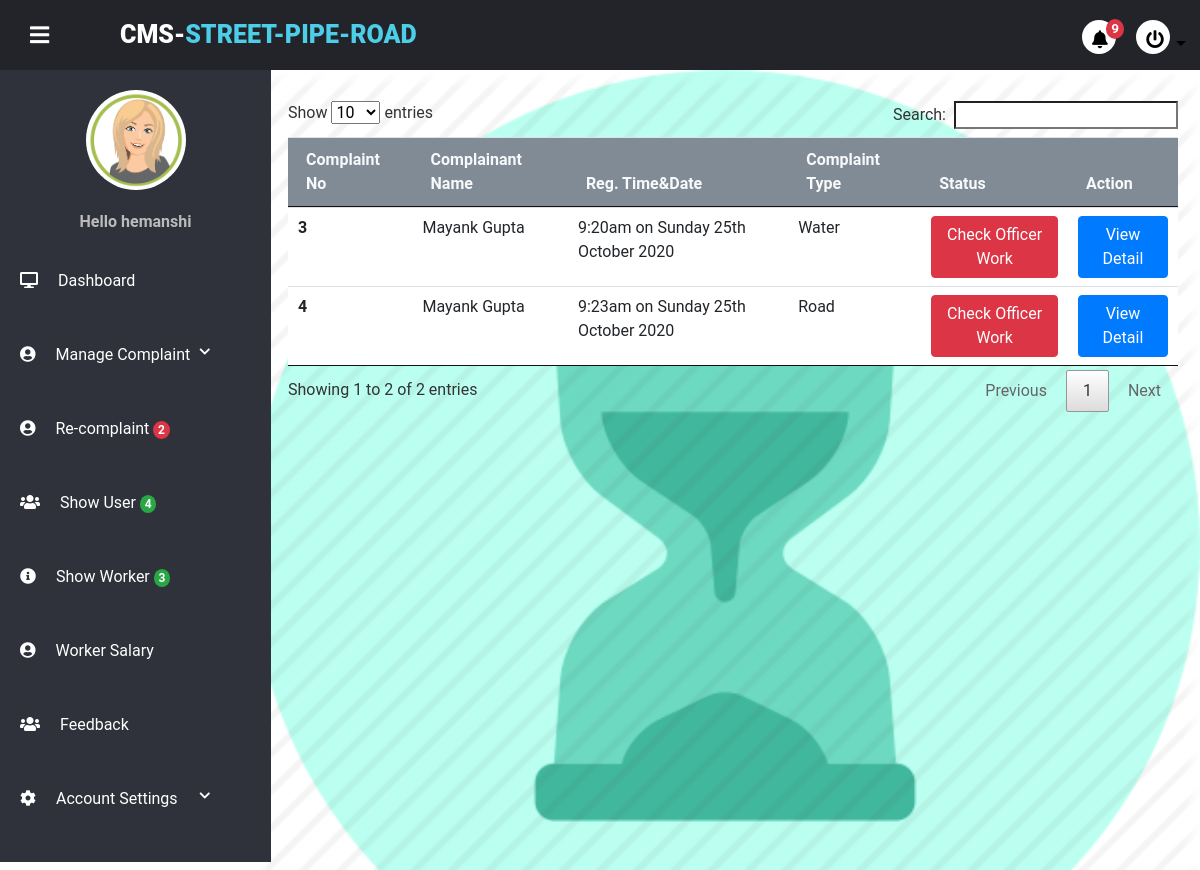
Screenshot of /project/admin/runningprocess.php (signed in) with the database file from the repository.
### tables this page shows
CREATE TABLE `usertb` (
  `user_id` int(11) NOT NULL,
  `user_name` varchar(20) NOT NULL,
  `last_name` varchar(20) NOT NULL,
  `user_email` varchar(100) NOT NULL,
  `user_role` varchar(100) NOT NULL,
  `user_image` varchar(255) NOT NULL,
  `user_city` varchar(100) NOT NULL,
  `pwd` varchar(255) NOT NULL,
  `security_que` varchar(100) NOT NULL,
  `sequrity_ans` varchar(100) NOT NULL,
  `contact` varchar(100) NOT NULL,
  `user_area` varchar(50) NOT NULL,
  `user_pincode` varchar(12) NOT NULL,
  `account_time` timestamp NOT NULL DEFAULT current_timestamp()
);

CREATE TABLE `complain_tb` (
  `complaint_id` int(20) NOT NULL,
  `complaint_title` varchar(100) NOT NULL,
  `c_type` varchar(20) NOT NULL,
  `complaint_discription` varchar(255) NOT NULL,
  `user_id` int(10) NOT NULL,
  `user_worker_id` int(10) NOT NULL,
  `padding` enum('1','0') NOT NULL,
  `running` enum('1','0') NOT NULL,
  `complete` enum('1','0') NOT NULL,
  `image` varchar(255) NOT NULL,
  `c_address` varchar(255) NOT NULL,
  `recever_image` varchar(600) NOT NULL,
  `ctimestamp` datetime NOT NULL DEFAULT current_timestamp(),
  `solvetimestamp` datetime NOT NULL DEFAULT current_timestamp()
);

### project/admin/runningprocess.php (the view, shortened to what this page needs)
<!DOCTYPE html>
<html lang="en" dir="ltr">
<?php
include("partial/_dbconnect.php");
include("partial/link.php");
?>
<body>
    <div class="wrapper">
        <?php include("partial/header.php");?>
        <div class="main-container">
            <div class="notprocess">
                <div class="container mt-3 mx-2 mb-3">
                    <?php
                      echo  '<table class="table table-hover" id="myTable">
                        <thead class="  text-light ">
                            <tr>
                                <th scope="col ">Complaint No</th>
                                <th scope="col ">Complainant Name</th>
                                <th scope="col ">Reg. Time&Date</th>
                                <th scope="col ">Complaint Type</th>
                                <th scope="col ">Status</th>
                                <th scope="col ">Action</th>
                            </tr>
                        </thead>
                        <tbody>';
                        $sql="SELECT complain_tb.complaint_id, complain_tb.complaint_title,usertb.last_name,complain_tb.c_type, complain_tb.complaint_discription, complain_tb.user_id, complain_tb.padding, complain_tb.running, complain_tb.complete, complain_tb.image,complain_tb.ctimestamp,usertb.user_id, usertb.user_name, usertb.user_email, usertb.user_image, usertb.user_city, usertb.contact, usertb.user_area, usertb.user_pincode FROM complain_tb INNER JOIN usertb ON complain_tb.user_id= usertb.user_id WHERE complain_tb.running=1";
                         $result=mysqli_query($conn,$sql);
                            while($row = mysqli_fetch_assoc($result))
                            {
                                $complaint_id=$row["complaint_id"];
                                $date = date_create($row["ctimestamp"]);
                                $complaint_user_name=$row["user_name"];
                                $last_user_name=$row["last_name"];
                                $c_type=$row["c_type"];
                                echo ' <tr>
                                    <th scope="row ">'.$complaint_id.'</th>';
                                    echo' <td>'.ucfirst($complaint_user_name).' '.ucfirst($last_user_name);
                                    echo '</td>';
                                   echo '<td>'.date_format($date, 'g:ia \o\n l jS F Y').'</td>
                                    <td>'.ucfirst($c_type).'</td>
                                    <td><a class="btn btn-danger" href="notify_officer_running.php?cid='.$complaint_id.'" role="button">Check Officer Work</a>
                                    <td><a class="btn btn-primary" href="complaindetailrunning.php?complaintid='.$complaint_id.'" role="button">View Detail</a>
                                            </tr>';
                             }
         ?>
          </tbody>
                    </table>
                </div>
            </div>
        </div>
    </div>
</body>
</html>

### project/admin/partial/header.php (shortened to what this page needs)
<?php session_start();
include('_dbconnect.php');
?>
<div class="header">
    <div class="header-menu">
        <div class="title">
        CMS-<span>Street-Pipe-Road</span></div>
        <div class="sidebar-btn">
            <i class="fas fa-bars"></i>
        </div>
        <ul>
            <li>
                <div class="dropdown">
                    <a class="btn dropdown-toggle" type="button" id="dropdownMenu2" data-toggle="dropdown"
                        aria-haspopup="true" aria-expanded="false">
                        <?php
                            $nsql="SELECT * FROM `notify` WHERE (`sender_user_role`='user' OR `sender_user_role`='worker') AND status=0";
                            $nresult=mysqli_query($conn, $nsql);
                            $ncount= mysqli_num_rows($nresult);
                           ?>
                        <i class="fas fa-bell" style="position: relative; top: -5px; left: -3px;"></i><span
                            class="badge badge-danger"
                            style="border-radius: 50%; top:-18px; left:-5px"><?php echo $ncount; ?></span>
                    </a>
                </div>
            </li>
            <li>
                <div class="dropdown">
                    <a class="btn dropdown-toggle" type="button" id="dropdownMenu2" data-toggle="dropdown"
                        aria-haspopup="true" aria-expanded="false">
                        <i class="fas fa-power-off" style="position: relative; top: -5px; left: -3px;"></i>
                    </a>
                </div>
            </li>
        </ul>
    </div>
</div>
<div class="sidebar">
    <div class="sidebar-menu">
        <center class="profile">
                <?php
                        if(isset($_SESSION['loginadmin']) && $_SESSION['loginadmin']==true)
                        {
                            $aemail=$_SESSION['adminemail'];
                            $sql="SELECT * FROM `usertb` WHERE `user_email`='$aemail'";
                            $result=mysqli_query($conn,$sql);
                            while($row = mysqli_fetch_assoc($result))
                            {
                                $aname=$row["user_name"];
                                $aimage=$row["user_image"];
                                if($aimage=="")
                                {
                                    echo '<p style="margin-top:30px;color:#fff;"><a href="settingprofile.php"  style="color:#fff;">Edit Your Profile Info</a></p>';
                                }
                                else{
                                            echo ' <img src="'.$aimage.'" alt="" height="100px" width="100px" style="
                                            border-radius:50%;
                                            margin:20px 0px;
                                            ">';
                                 }
                                echo '<p>Hello '.$aname.'</p>';
                            }
                        }
                    ?>
        </center>
        <li class="item">
            <a href="index.php" class="menu-btn" active>
                <i class="fas fa-desktop"></i><span>Dashboard</span>
            </a>
        </li>
        <li class="item" id="profile">
            <a href="#profile" class="menu-btn">
                <i class="fas fa-user-circle"></i><span>Manage Complaint <i
                        class="fas fa-chevron-down drop-down"></i></span>
            </a>
        </li>
        <li class="item">
            <a href="recomplaint.php" class="menu-btn">
            <i class="fas fa-user-circle"></i><span>Re-complaint</span>
            <?php
                            $nsql="SELECT * FROM `recomplaint_tb`";
                            $nresult=mysqli_query($conn, $nsql);
                            $ncount= mysqli_num_rows($nresult);
                ?>
                        <span class="badge badge-danger"
                            style="border-radius: 50%; top:-18px; left:-5px"><?php echo $ncount; ?></span></span>
            </a>
        </li>
        <li class="item">
        <a href="manageuser.php" class="menu-btn">
                <i class="fas fa-users"></i><span>Show User </span>
        <?php
                            $nsql="SELECT * FROM `usertb`WHERE user_role='user'";
                            $nresult=mysqli_query($conn, $nsql);
                            $ncount= mysqli_num_rows($nresult);
            ?>
             <span class="badge badge-success"
                            style="border-radius: 50%; top:-18px; left:-5px"><?php echo $ncount; ?></span></span>
            </a></li>
        <li class="item">
            <a href="manageworker.php" class="menu-btn">
            <i class="fas fa-info-circle"></i><span>Show Worker </span>
                <?php
                            $nsql="SELECT * FROM `usertb`WHERE user_role='worker'";
                            $nresult=mysqli_query($conn, $nsql);
                            $ncount= mysqli_num_rows($nresult);
            ?>
             <span class="badge badge-success"
                            style="border-radius: 50%; top:-18px; left:-5px"><?php echo $ncount; ?></span></span>
            </a>
        </li>
        <li class="item">
            <a href="wsalary.php" class="menu-btn">
            <i class="fas fa-user-circle"></i><span>Worker Salary</span>
            </a>
        </li>
        <li class="item">
            <a href="shownotification.php" class="menu-btn">
                <i class="fas fa-users"></i><span>Feedback</span>
            </a>
        </li>
        <li class="item" id="settings">
            <a href="#settings" class="menu-btn">
                <i class="fas fa-cog"></i><span>Account Settings<i class="fas fa-chevron-down drop-down"></i></span>
            </a>
        </li>
    </div>
</div>

### project/admin/css/style.css (style rules this page uses)
* { margin: 0; padding: 0; list-style: none; text-decoration: none; box-sizing: border-box; transition: 0.5s; font-family: "Roboto", sans-serif; }
body { background: #fff; }
.wrapper .header { z-index: 1; background: #22242A; position: fixed; width: calc(100% - 0%); height: 70px; display: flex; top: 0; }
.wrapper .header .header-menu { width: calc(100% - 0%); height: 100%; display: flex; justify-content: space-between; align-items: center; padding: 0 20px; }
.wrapper .header .header-menu .title { color: #fff; font-size: 25px; text-transform: uppercase; font-weight: 900; padding-left: 100px; }
.wrapper .header .header-menu .title span { color: #4CCEE8; }
.wrapper .header .header-menu .sidebar-btn { color: #fff; position: absolute; margin-left: 10px; font-size: 22px; font-weight: 900; cursor: pointer; transition: 0.3s; transition-property: color; }
.wrapper .header .header-menu ul { display: flex; margin-top: 20px; }
.wrapper .header .header-menu ul li a { background: #fff; color: #000; display: block; margin: 0 10px; font-size: 18px; width: 34px; height: 34px; line-height: 35px; text-align: center; border-radius: 50%; transition: 0.3s; transition-property: background, color; }
.wrapper .sidebar { z-index: 1; background: #2F323A; position: fixed; top: 70px; width: 271px; height: calc(100% - 9%); transition: 0.3s; transition-property: width; overflow-y: auto; }
.wrapper .sidebar .sidebar-menu { overflow: hidden; }
.wrapper .sidebar .sidebar-menu .profile img { margin: 20px 0; width: 100px; height: 100px; border-radius: 50%; }
.wrapper .sidebar .sidebar-menu .profile p { color: #bbb; font-weight: 700; margin-bottom: 10px; }
.wrapper .sidebar .sidebar-menu .item { width: 250px; overflow: hidden; }
.wrapper .sidebar .sidebar-menu .item .menu-btn { display: block; color: #fff; position: relative; padding: 25px 20px; transition: 0.3s; transition-property: color; }
.wrapper .sidebar .sidebar-menu .item .menu-btn i { margin-right: 20px; }
.wrapper .sidebar .sidebar-menu .item .menu-btn .drop-down { float: right; font-size: 12px; margin-top: 3px; }
.wrapper .main-container { width: (100% - 250px); margin-top: 70px; margin-left: 250px; padding: 15px; background: url(image/pprocess.png)no-repeat; background-size: cover; height: 100vh; transition: 0.3s; }

### project/admin/runningprocess.php (style rules this page uses)
thead { background-color: #808B96; }

### rows the page displays
usertb: user_image (picture), user_name "hemanshi"
complain_tb: complaint_id "3", user.user_name "Mayank", user.last_name "Gupta", ctimestamp "9:20am on Sunday 25th October 2020", c_type "Water"
complain_tb: complaint_id "4", user.user_name "Mayank", user.last_name "Gupta", ctimestamp "9:23am on Sunday 25th October 2020", c_type "Road"

### other values shown
$ncount "9"
$ncount "2"
$ncount "4"
$ncount "3"
